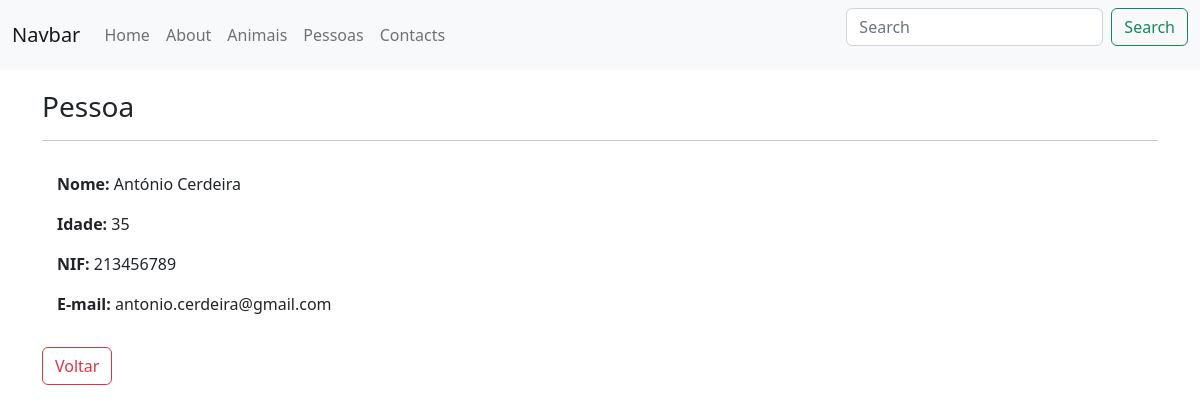
Page /pessoa/detalhe/2/ on the committed database.
### apps/pessoa/models.py (models this page shows)
class Pessoa(models.Model):
    nome = models.CharField(max_length=50)
    idade = models.IntegerField()
    nif = models.CharField(max_length=9)
    cc = models.CharField(max_length=8)
    email = models.EmailField()

### apps/pessoa/views.py (the view)
# urls.py: path('detalhe/<int:pk>/', PessoaDetailView.as_view(), name='detalhe'),
class PessoaDetailView(DetailView):
    model = Pessoa

### apps/pessoa/templates/pessoa/pessoa_detail.html
{% extends 'base.html' %}
{% block content %}
<div class="content-section">
    <h3>Pessoa</h3>
    <hr>
    <div style="padding:15px;">
        <p><b>Nome: </b>{{ object.nome }}</p>
        <p><b>Idade: </b>{{ object.idade }}</p>
        <p><b>NIF: </b>{{ object.nif }}</p>
        <p><b>E-mail: </b>{{ object.email }}</p>
    </div>
    <a class="btn btn-outline-danger" href="{% url 'pessoa:lista' %}">Voltar</a>
</div>
{% endblock %}

### rows in the picture
Pessoa: nome "António Cerdeira", idade "35", nif "213456789", email "antonio.cerdeira@gmail.com"
